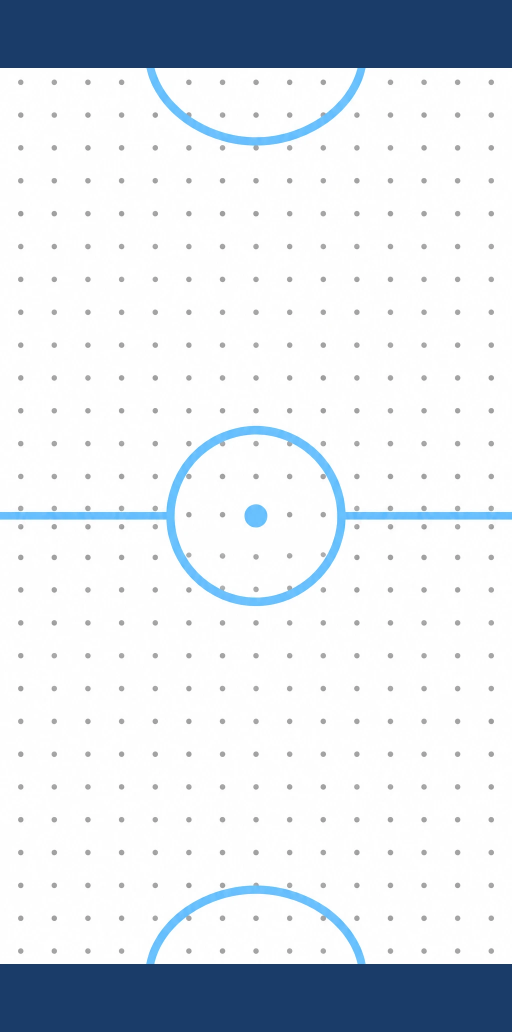
#> input picture src/assets/table-classic-surface.webp, 1024 x 2064 px, found by its file name (shown at 1/2 size)
$ python surface_rainy.py
#> lines starting #> are read from the running program, lines starting #| are printed output that depends on the picture; after the words box and inside, x2 and y2 are one past the last pixel; in counts of white or black regions, pixels touching at a corner belong together
# Sharp Rainy playing surface: the Classic surface layout (dots, lines, circle, creases, goal-mouth
# bands, same line widths) on plain pale puddle blue, markings in solid white, no outline
# (colors sampled from concept asset_bxXfXczSvy5voeskPTRLgc3j).
import numpy as np
from PIL import Image

CLASSIC = '../../src/assets/table-classic-surface.webp'
PUDDLE = np.array([190, 231, 252], np.float32)
DOT = np.array([150, 196, 226], np.float32)
WHITE = np.array([255, 255, 255], np.float32)
POCKET = np.array([28, 50, 108], np.float32)

cl = np.asarray(Image.open(CLASSIC).convert('RGB')).astype(np.float32)
H, W = cl.shape[:2]
#> H = 2064; W = 1024
r, g, b = cl[..., 0], cl[..., 1], cl[..., 2]
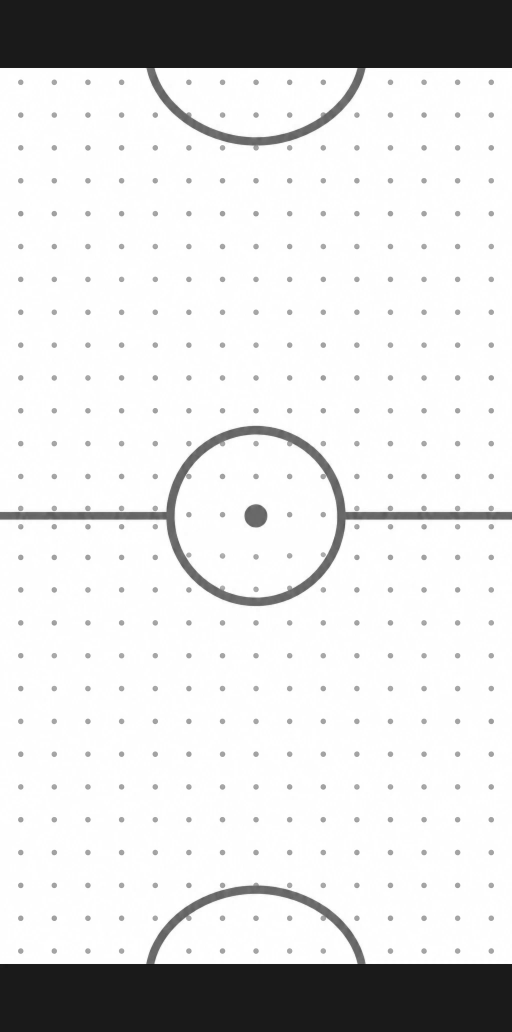
#> r: shape (2064, 1024) float32 (shown at 1/2 size); min 15, max 255, mean 219
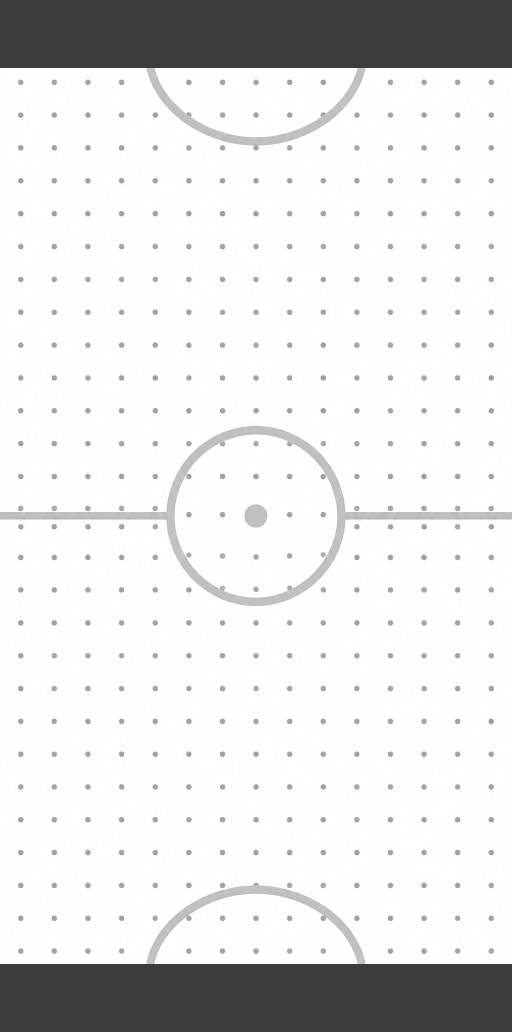
#> g: shape (2064, 1024) float32 (shown at 1/2 size); min 58, max 255, mean 225.5
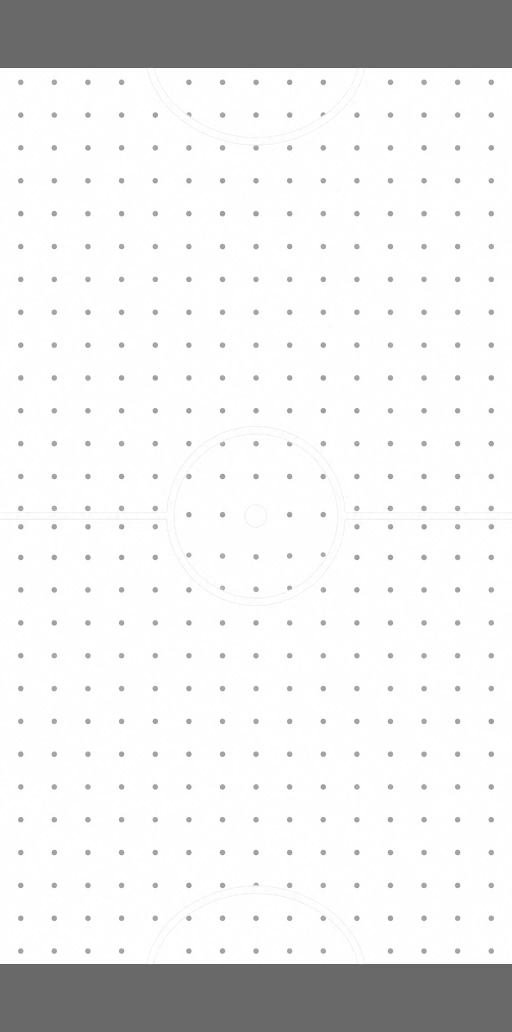
#> b: shape (2064, 1024) float32 (shown at 1/2 size); min 91, max 255, mean 232.8
lum = cl.mean(-1); chroma = cl.max(-1) - cl.min(-1)
#> after `chroma = cl.max(-1) - cl.min(-1)`:
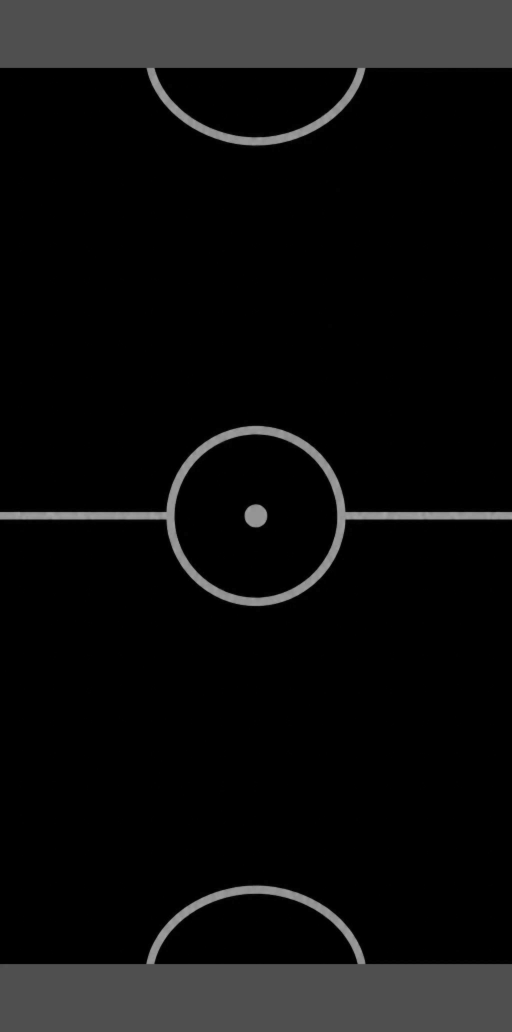
#> chroma: shape (2064, 1024) float32 (shown at 1/2 size); min 0, max 171, mean 13.8
navy = (lum < 110) & (b > r)
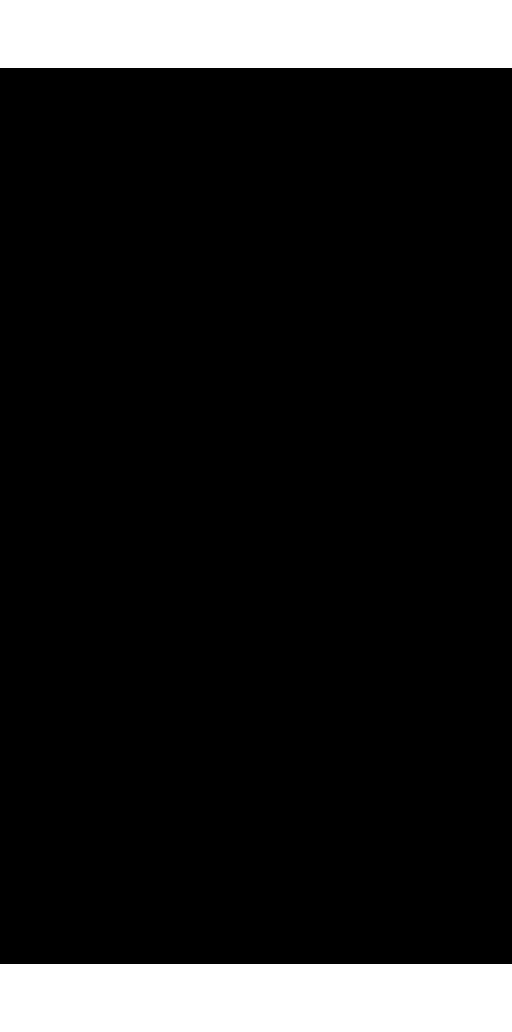
#> navy: shape (2064, 1024) bool (shown at 1/2 size); 13.2% white; 2 white regions, box (x1, y1, x2, y2) and area: (0, 0, 1024, 136) 139264, (0, 1928, 1024, 2064) 139264
lines = np.clip((b - r - 20) / 110, 0, 1) * ~navy
dots = np.clip((236 - lum) / 90, 0, 1) * (chroma < 30) * ~navy
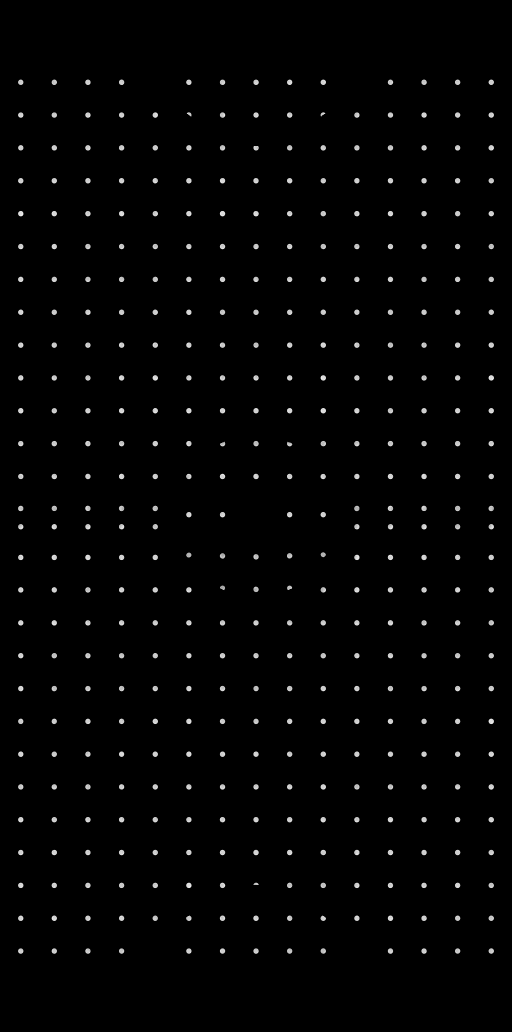
#> dots: shape (2064, 1024) float32 (shown at 1/2 size); min 0, max 1, mean 0.0142

img = np.broadcast_to(PUDDLE, (H, W, 3)).astype(np.float32).copy()
img = img * (1 - dots[..., None]) + DOT * dots[..., None]
img = img * (1 - lines[..., None]) + WHITE * lines[..., None]
img[navy] = POCKET
out = Image.fromarray(np.clip(img, 0, 255).astype(np.uint8))
out.save('scripts/surface_rainy.png'); out.resize((256, 516)).save('scripts/sr_small.png')
#> after `out.save('scripts/surface_rainy.png')`:
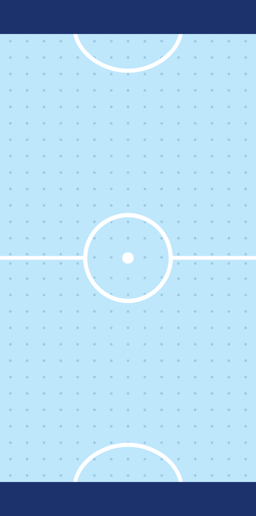
#> saved as sr_small.png: PIL image 256x516 RGB; mean R, G, B 169.5, 207.2, 232.7
print('ok', W, H)
#| ok 1024 2064
